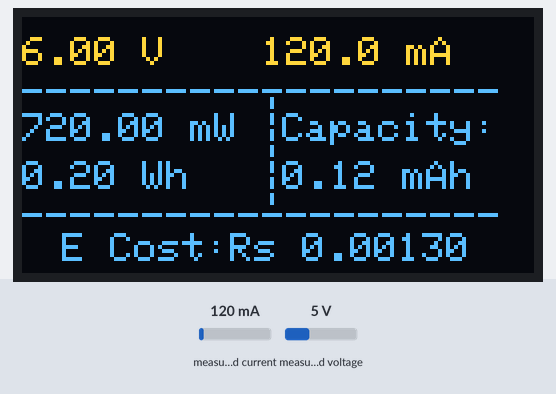
Bench run of a sketch on a simulated ESP8266 (NodeMCU). Shown: 128×64 one-colour display. Inputs (shaded band) come from the test bench; at power-on: measured current 120 mA, measured voltage 5 V. The OLED is the two-colour kind (top 16 rows yellow); WiFi joins after 1.5 s; servers stay silent unless stated; what the sketch prints to the serial monitor is not drawn.

Above: at 3.0 s.
3.1 s: measured current set to 500 mA
At 5.3 s:
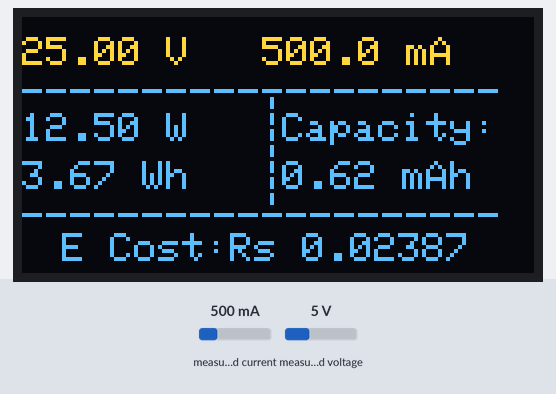
9.2 s: measured current set to 974 mA
At 11.5 s:
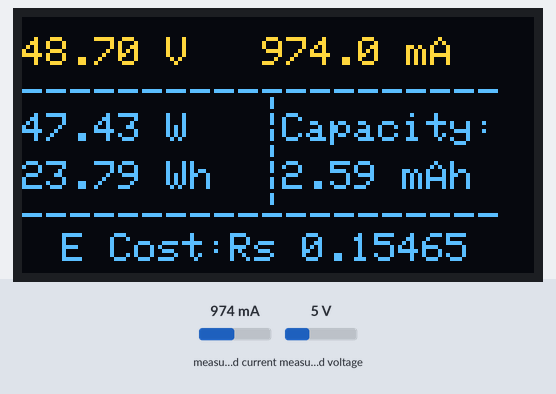
14.1 s: measured current set to 1019 mA
At 15.6 s:
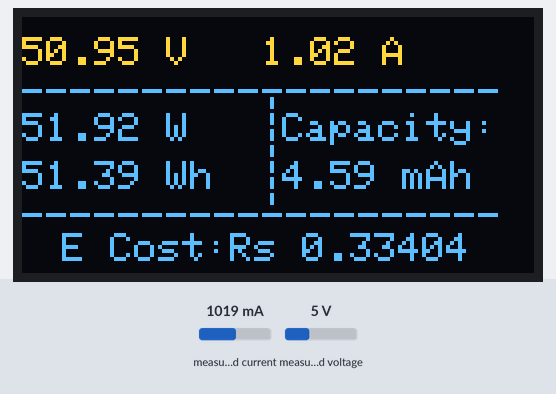
Timing chart, 0 to 17.1 s (numbered marks = the images above; inputs shaded):
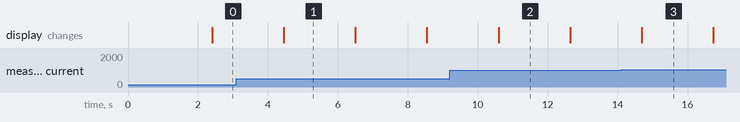

The sketch:

source_code.ino
```cpp
//Blynk IOT Multimeter on Nodemcu
//This code is developed by Shanmugapriya
// Fill-in information from your Blynk Template here
//https://github.com/shanmugaesp
//IF you have any doubt / requirements Discuss in github
/****************************************************************************/

#define BLYNK_TEMPLATE_ID "TMPL35bnLsw5L"
#define BLYNK_TEMPLATE_NAME "DCpowerMETER"
#define BLYNK_FIRMWARE_VERSION "0.1.0"

#include <Wire.h>
#include <Adafruit_INA219.h>
#include <Adafruit_SSD1306.h>
#include <BlynkSimpleEsp8266.h>

/****************************************************************************/
// OLED Display
#define SCREEN_WIDTH 128 // OLED display width, in pixels
#define SCREEN_HEIGHT 64 // OLED display height, in pixels

Adafruit_SSD1306 display(SCREEN_WIDTH, SCREEN_HEIGHT, &Wire, -1);  //Display

Adafruit_INA219 ina219;   // INA219 Current Sensor

// WiFi credentials
char auth[] = "hIHltgNrITosa3EtirSlvfDLbO3rjHzE";
char ssid[] = "Type your SSID";   //SSID-wifi (or) Router Name
char pass[] = "Type your password";   //wifi (or) Router password

// Blynk Virtual Pins
#define LOADVOLTAGE_VIRTUAL_PIN V0
#define CURRENT_VIRTUAL_PIN V1
#define POWER_VIRTUAL_PIN V2
#define ENERGY_VIRTUAL_PIN V3
#define CAPACITY_VIRTUAL_PIN V4
#define ENERGYCOST_VIRTUAL_PIN V5

//Set the all initial values are zero
unsigned long previousMillis = 0;
unsigned long interval = 2000;
float shuntvoltage = 0.00;
float busvoltage = 0.00;
float current = 0.00;
float loadvoltage = 0.00;
float energy = 0.00,  energyCost, energyPrevious, energyDifference;
float energyPrice = 6.50 ;      //price of the electricity
float power = 0.00;
float capacity = 0.00;

void setup()
{
  Serial.begin(115200);
  while (!Serial) {
    delay(1);
  }
  ina219.setCalibration_32V_2A();
  uint32_t currentFrequency;
  Serial.begin(115200);

  // initialize OLED display
  display.begin(SSD1306_SWITCHCAPVCC, 0x3C);
  display.clearDisplay();
  display.setTextColor(WHITE);
  display.setTextSize(1);
  display.setCursor(10, 30);
  display.print("IoT Multimeter");
  display.display();

    if (! ina219.begin())
    {
    Serial.println("Failed to find INA219 chip");
    while (1)
    {
      delay(10);
    }
  }

  Blynk.begin(auth, ssid, pass);
  Serial.println("IoT Multimeter Developed by SP");
  Serial.println("IoT Multimeter with INA219 ...");


}

void loop()
{
  Blynk.run();
  delay(500);    // You can adjust the delay based on your requirements

  unsigned long currentMillis = millis();
  if (currentMillis - previousMillis >= interval)
  {
    previousMillis = currentMillis;
    readAndSendDataToBlynk();
    displaydata();
  }
}

void readAndSendDataToBlynk()  {

  //Calculation of all parameters
  shuntvoltage = ina219.getShuntVoltage_mV();
  busvoltage = ina219.getBusVoltage_V();
  current = ina219.getCurrent_mA();
  loadvoltage = current * 0.05;
  power = loadvoltage * current;
  energy = energy + power / 3600; //Wh
  capacity = capacity + current / 1000;
  energyDifference = energy - energyPrevious;
  energyPrevious = energy;
  energyCost = energyCost + (energyPrice / 1000 * energyDifference);

  // Send data to blynk

  Blynk.virtualWrite(LOADVOLTAGE_VIRTUAL_PIN, loadvoltage);
  Blynk.virtualWrite(CURRENT_VIRTUAL_PIN, current);
  Blynk.virtualWrite(POWER_VIRTUAL_PIN, power);
  Blynk.virtualWrite(ENERGY_VIRTUAL_PIN, energy);
  Blynk.virtualWrite(CAPACITY_VIRTUAL_PIN, capacity);
  Blynk.virtualWrite(ENERGYCOST_VIRTUAL_PIN, energyCost);

// Serial monitoring display part
//shortcut  Ctrl+Shift+M

  Serial.print("Bus Voltage:   "); Serial.print(busvoltage); Serial.println(" V");
  Serial.print("Shunt Voltage: "); Serial.print(shuntvoltage); Serial.println(" mV");
  Serial.print("Load Voltage:  "); Serial.print(loadvoltage); Serial.println(" V");
  Serial.print("Current:       "); Serial.print(current); Serial.println(" mA");
  Serial.print("Power:         "); Serial.print(power); Serial.println(" mW");
  Serial.print("Energy:        "); Serial.print(energy); Serial.println(" Wh");
  Serial.print("Capacity:      "); Serial.print(capacity); Serial.println(" Ah");
  Serial.print("Energy Cost:   "); Serial.print("Rs. "); Serial.println(energyCost);
  Serial.println("-------------------------");
}
// Display the data in OLED
void displaydata()
{
  display.clearDisplay();
  display.setTextColor(WHITE);
  display.setTextSize(1);
  display.setCursor(0, 5);     //Screen alignment point
  display.print(loadvoltage, 2);
  display.print(" V");


  // CURRENT
  if (current > 1000)
   {
    display.setCursor(60, 5);     //Screen alignment point
    display.print((current / 1000), 2);
    display.println(" A");
    display.setCursor(0, 15);     //Screen alignment point
    display.println("--------------------");
  }
  else
  {

    display.setCursor(60, 5);   //Screen alignment point
    display.print(current, 1);
    display.println(" mA");
    display.setCursor(0, 15);     //Screen alignment point
    display.println("--------------------");
  }


  display.setCursor(60, 20);     //Screen alignment point
  display.print("|");
  display.setCursor(60, 24);     //Screen alignment point
  display.print("|");
  display.setCursor(60, 28);     //Screen alignment point
  display.print("|");
  display.setCursor(60, 32);     //Screen alignment point
  display.print("|");
  display.setCursor(60, 36);     //Screen alignment point
  display.print("|");
  display.setCursor(60, 40);     //Screen alignment point
  display.print("|");
  display.setCursor(0, 46);     //Screen alignment point
  display.print("--------------------");

  // POWER
  if (power > 1000)
  {
    display.setCursor(0, 24);     //Screen alignment point
    display.print(String((power / 1000), 2));
    display.println(" W");
  }
  else {
    display.setCursor(0, 24);     //Screen alignment point
    display.print(power, 2);
    display.println(" mW");
  }

  //Energy Comsumption
  if (energy > 1000) {
    display.setCursor(0, 36);     //Screen alignment point
    display.print((energy / 1000), 2);
    display.println(" kWh");
  }
  else {
    display.setCursor(0, 36);     //Screen alignment point
    display.print(energy, 2);
    display.println(" Wh");
  }


  // CAPACITY
  if (capacity > 1000)
   {
    display.setCursor(65, 24);     //Screen alignment point
    display.println("Capacity:");
    display.setCursor(65, 36);     //Screen alignment point
    display.print((capacity / 1000), 2);
    display.println(" Ah");

  }
  else
  {
    display.setCursor(65, 24);     //Screen alignment point
    display.println("Capacity:");
    display.setCursor(65, 36);     //Screen alignment point
    display.print(capacity, 2);
    display.println(" mAh");

  }


  // ENERGY COST
  display.setCursor(10, 54);     //Screen alignment point
  display.print("E Cost:Rs ");
  display.println(energyCost, 5);
  display.display();
}
```

Measured:
- the behaviour switches between 1000 and 1001 mA on measured current (found by bisection; images 2 and 3)
- after the input at 3.1 s, the display: changes after 1.4 s (image 1)
- after the input at 14.1 s, the display: changes after 0.59 s (image 3)
- what the display in image 1 shows lasts 2.0 s, from 4.5 s to 6.5 s
